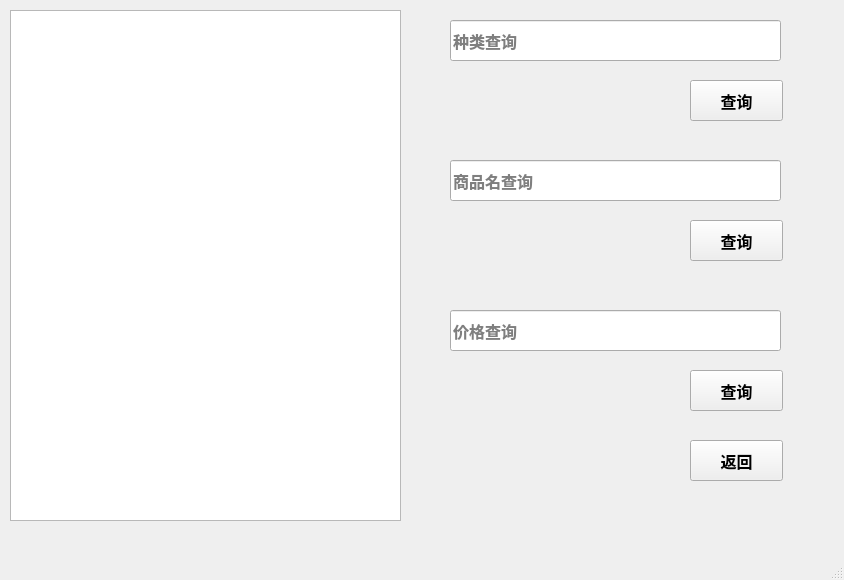
<?xml version="1.0" encoding="UTF-8"?>
<ui version="4.0">
 <class>Check</class>
 <widget class="QMainWindow" name="Check">
  <property name="geometry">
   <rect>
    <x>0</x>
    <y>0</y>
    <width>844</width>
    <height>580</height>
   </rect>
  </property>
  <property name="windowTitle">
   <string>货物查询界面</string>
  </property>
  <widget class="QWidget" name="centralwidget">
   <widget class="QListWidget" name="listWidget">
    <property name="geometry">
     <rect>
      <x>10</x>
      <y>10</y>
      <width>391</width>
      <height>511</height>
     </rect>
    </property>
    <property name="font">
     <font>
      <pointsize>9</pointsize>
      <weight>75</weight>
      <bold>true</bold>
     </font>
    </property>
   </widget>
   <widget class="QLineEdit" name="category_Edit">
    <property name="geometry">
     <rect>
      <x>450</x>
      <y>20</y>
      <width>331</width>
      <height>41</height>
     </rect>
    </property>
    <property name="font">
     <font>
      <pointsize>12</pointsize>
      <weight>75</weight>
      <bold>true</bold>
     </font>
    </property>
    <property name="placeholderText">
     <string>种类查询</string>
    </property>
   </widget>
   <widget class="QLineEdit" name="name_Edit">
    <property name="geometry">
     <rect>
      <x>450</x>
      <y>160</y>
      <width>331</width>
      <height>41</height>
     </rect>
    </property>
    <property name="font">
     <font>
      <pointsize>12</pointsize>
      <weight>75</weight>
      <bold>true</bold>
     </font>
    </property>
    <property name="placeholderText">
     <string>商品名查询</string>
    </property>
   </widget>
   <widget class="QLineEdit" name="price_Edit">
    <property name="geometry">
     <rect>
      <x>450</x>
      <y>310</y>
      <width>331</width>
      <height>41</height>
     </rect>
    </property>
    <property name="font">
     <font>
      <pointsize>12</pointsize>
      <weight>75</weight>
      <bold>true</bold>
     </font>
    </property>
    <property name="placeholderText">
     <string>价格查询</string>
    </property>
   </widget>
   <widget class="QPushButton" name="category_Button">
    <property name="geometry">
     <rect>
      <x>690</x>
      <y>80</y>
      <width>93</width>
      <height>41</height>
     </rect>
    </property>
    <property name="font">
     <font>
      <pointsize>12</pointsize>
      <weight>75</weight>
      <bold>true</bold>
     </font>
    </property>
    <property name="text">
     <string>查询</string>
    </property>
   </widget>
   <widget class="QPushButton" name="name_Button">
    <property name="geometry">
     <rect>
      <x>690</x>
      <y>220</y>
      <width>93</width>
      <height>41</height>
     </rect>
    </property>
    <property name="font">
     <font>
      <pointsize>12</pointsize>
      <weight>75</weight>
      <bold>true</bold>
     </font>
    </property>
    <property name="text">
     <string>查询</string>
    </property>
   </widget>
   <widget class="QPushButton" name="price_Button">
    <property name="geometry">
     <rect>
      <x>690</x>
      <y>370</y>
      <width>93</width>
      <height>41</height>
     </rect>
    </property>
    <property name="font">
     <font>
      <pointsize>12</pointsize>
      <weight>75</weight>
      <bold>true</bold>
     </font>
    </property>
    <property name="text">
     <string>查询</string>
    </property>
   </widget>
   <widget class="QPushButton" name="back_Button">
    <property name="geometry">
     <rect>
      <x>690</x>
      <y>440</y>
      <width>93</width>
      <height>41</height>
     </rect>
    </property>
    <property name="font">
     <font>
      <pointsize>12</pointsize>
      <weight>75</weight>
      <bold>true</bold>
     </font>
    </property>
    <property name="text">
     <string>返回</string>
    </property>
   </widget>
  </widget>
  <widget class="QMenuBar" name="menubar">
   <property name="geometry">
    <rect>
     <x>0</x>
     <y>0</y>
     <width>844</width>
     <height>26</height>
    </rect>
   </property>
  </widget>
  <widget class="QStatusBar" name="statusbar"/>
 </widget>
 <resources/>
 <connections/>
</ui>
